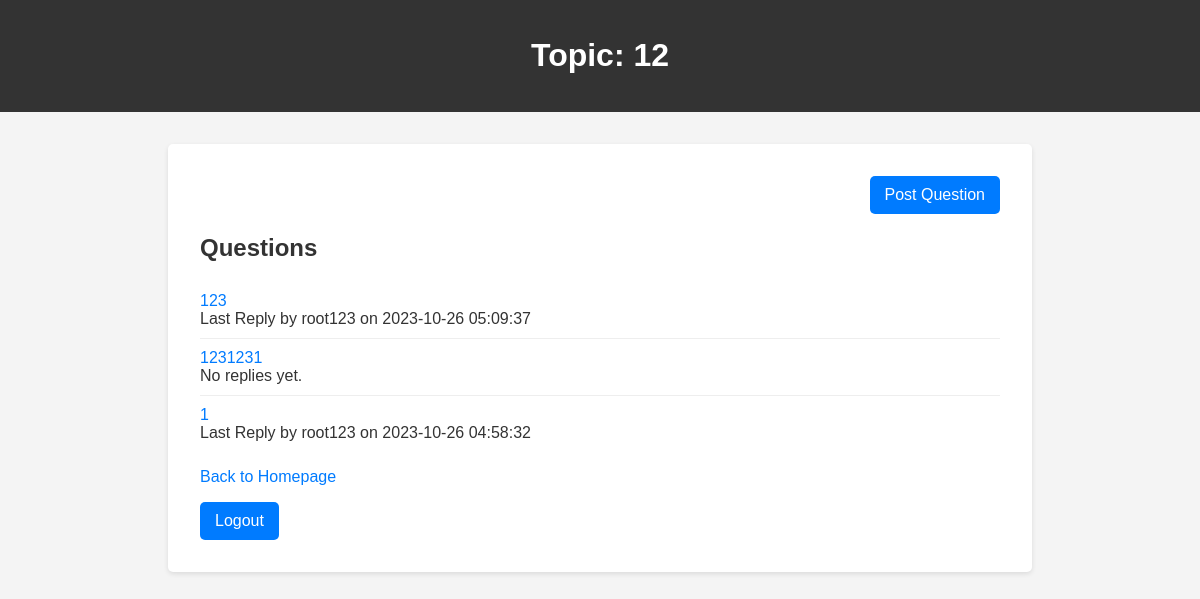
The page /topic.php?id=20 (signed in) on the database as committed earlier.
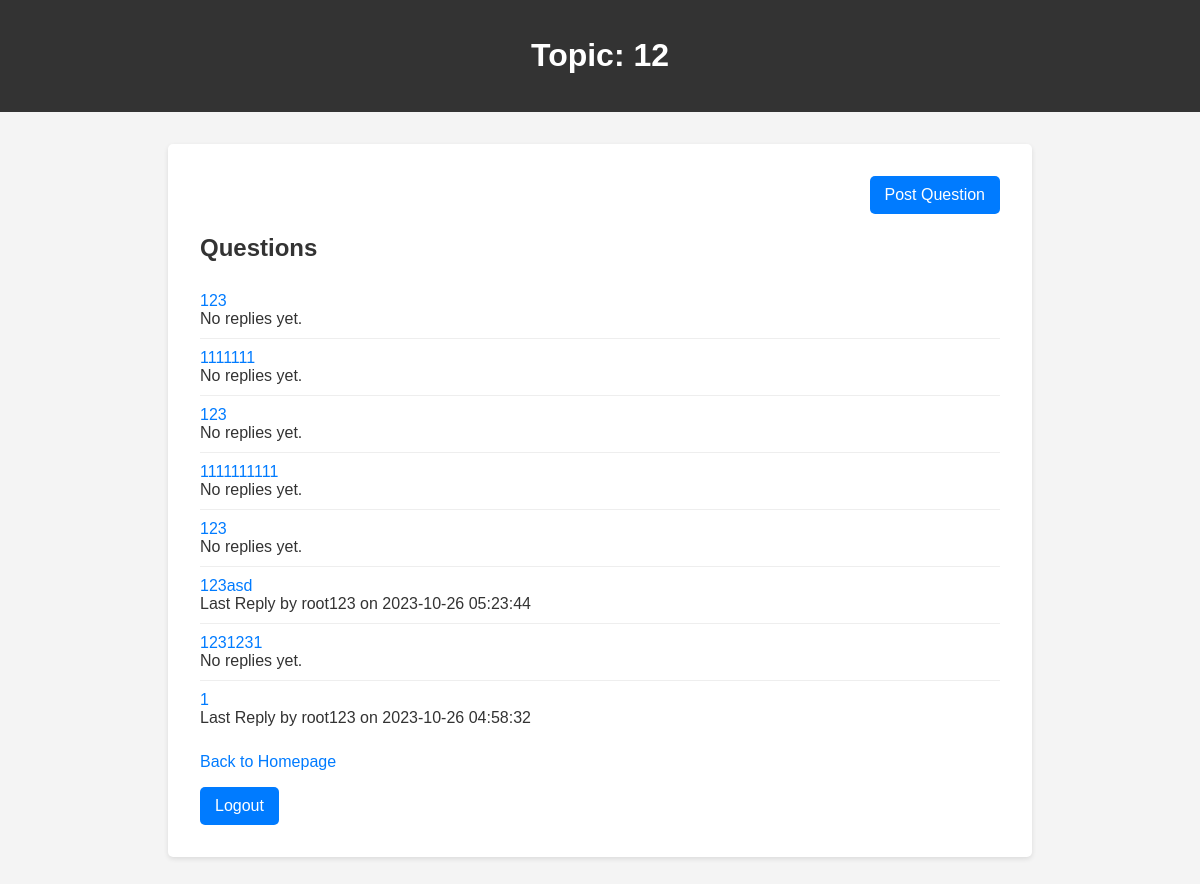
The same page on the database as committed later.
### tables this page shows
CREATE TABLE `topics` (
  `id` int(11) NOT NULL,
  `title` varchar(255) NOT NULL,
  `content` text DEFAULT NULL,
  `user_id` int(11) NOT NULL
);

CREATE TABLE `questions` (
  `id` int(11) NOT NULL,
  `topic_id` int(11) NOT NULL,
  `title` varchar(255) NOT NULL,
  `content` text DEFAULT NULL,
  `user_id` int(11) NOT NULL,
  `timestamp` timestamp NOT NULL DEFAULT current_timestamp(),
  `image_path` varchar(255) DEFAULT NULL
);

### topic.php (the view, shortened to what this page needs)
<?php
require_once("connect.php");
if (isset($_GET["id"])) {
    $topic_id = $_GET["id"];
    try {
        $topic_query = "SELECT title FROM topics WHERE id = :topic_id";
        $stmt = $pdo->prepare($topic_query);
        $stmt->bindParam(':topic_id', $topic_id);
        $stmt->execute();
        if ($stmt->rowCount() > 0) {
            $topic = $stmt->fetch(PDO::FETCH_ASSOC);
        } else {
            echo "Topic not found";
            exit();
        }
        $questions_query = "
            SELECT
                q.id,
                q.title,
                u.username AS last_reply_username,
                r.timestamp AS last_reply_timestamp
            FROM
                questions q
            LEFT JOIN
                (SELECT
                    question_id,
                    MAX(timestamp) AS timestamp
                FROM
                    replies
                GROUP BY
                    question_id) r
            ON
                q.id = r.question_id
            LEFT JOIN
                replies lr
            ON
                lr.question_id = q.id AND lr.timestamp = r.timestamp
            LEFT JOIN
                user u
            ON
                u.id = lr.user_id
            WHERE
                q.topic_id = :topic_id
            ORDER BY
                q.id DESC
        ";
        $stmt = $pdo->prepare($questions_query);
        $stmt->bindParam(':topic_id', $topic_id);
        $stmt->execute();
        $questions = $stmt->fetchAll(PDO::FETCH_ASSOC);
    } catch (PDOException $e) {
        echo "Error: " . $e->getMessage();
        exit();
    }
} else {
    echo "Invalid topic ID";
    exit();
}
?>
<!DOCTYPE html>
<html lang="en">
<head>
</head>
<body>
    <header>
        <h1>Topic: <?php echo $topic['title']; ?></h1>
    </header>
    <div class="container">
        <div style="text-align: right; margin-bottom: 1rem;">
            <a href="new_question.php?topic_id=<?php echo $topic_id; ?>" class="btn">Post Question</a>
        </div>
        <h2>Questions</h2>
        <ul>
            <?php foreach ($questions as $question): ?>
                <li>
                    <a href="question.php?id=<?php echo $question['id']; ?>">
                        <?php echo $question['title']; ?>
                    </a>
                    <?php if ($question['last_reply_username'] && $question['last_reply_timestamp']): ?>
                        <div>Last Reply by <?php echo $question['last_reply_username']; ?> on <?php echo $question['last_reply_timestamp']; ?></div>
                    <?php else: ?>
                        <div>No replies yet.</div>
                    <?php endif; ?>
                </li>
            <?php endforeach; ?>
        </ul>
        <div style="margin-top: 1rem;">
            <a href="homepage.php">Back to Homepage</a><br>
            <a href="logout.php" style="margin-top: 1rem; display: inline-block;" class="btn">Logout</a>
        </div>
    </div>
</body>
</html>

### topic.php (style rules this page uses)
body { font-family: Arial, sans-serif; margin: 0; padding: 0; background-color: #f4f4f4; color: #333; }
header { background-color: #333; color: #fff; text-align: center; padding: 1rem 0; }
.container { max-width: 800px; margin: 2rem auto; background-color: #fff; padding: 2rem; border-radius: 5px; box-shadow: 0 2px 5px rgba(0, 0, 0, 0.1); }
a { color: #007BFF; text-decoration: none; }
ul { list-style-type: none; padding: 0; }
li { padding: 10px 0; border-bottom: 1px solid #eee; }
li:last-child { border-bottom: none; }
.btn { display: inline-block; padding: 10px 15px; border: none; border-radius: 5px; background-color: #007BFF; color: #fff; cursor: pointer; }

Rows that differ between the two databases and show on the page:
added questions: title "123", shows "No replies yet."
added questions: title "1111111", shows "No replies yet."
added questions: title "123", shows "No replies yet."
added questions: title "1111111111", shows "No replies yet."
added questions: title "123", shows "No replies yet."
changed questions: title "123" → "123asd"; last_reply_timestamp "2023-10-26 05:09:37" → "2023-10-26 05:23:44"
